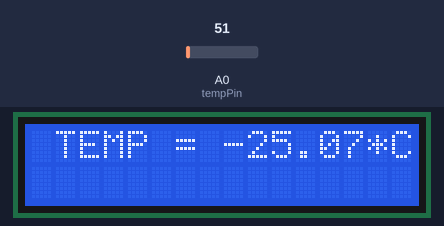
Simulated run of this sketch. Board: Arduino Uno, built with avr-gcc and run on an emulated ATmega328P. On the bench: 16×2 character LCD. The test bench sets the inputs (shaded band); at power-on: A0 (tempPin) = 51.

Above: at 1.2 s.
1.3 s: A0 (tempPin) set to 73
At 2.7 s:
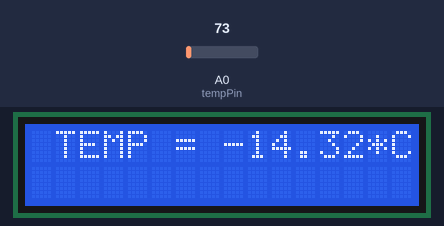
3.5 s: A0 (tempPin) set to 88
At 4.4 s:
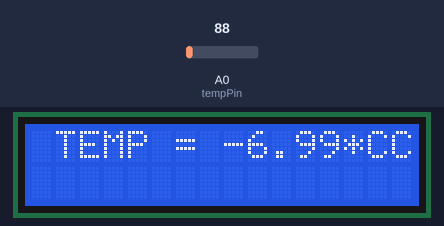
5.5 s: A0 (tempPin) set to 112
At 7.3 s:
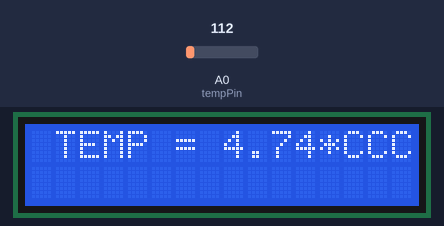
Timing chart, 0 to 8.8 s (numbered marks = the images above; inputs shaded):
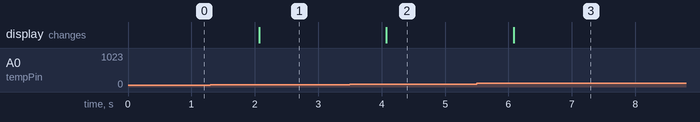

The sketch:

19127608.ino
```cpp
#include <LiquidCrystal.h>

LiquidCrystal lcd(12, 11, 5, 4, 3, 2);

int val;
int tempPin = 0;

void setup() {
  lcd.begin(16, 2);
}

void loop() {
  lcd.setCursor(1, 0);
  val = analogRead(tempPin);
  float cel = ((val * 5.0/1023)/0.01) - 50;

  lcd.print("TEMP = ");
  lcd.print(cel);
  lcd.print("*C");
  delay(1000);
}
 
```

Measured:
- the behaviour switches between 81 and 82 on A0 (tempPin) (found by bisection; images 1 and 2)
- after the input at 1.3 s, the display: changes after 0.77 s (image 1)
- after the input at 3.5 s, the display: changes after 0.58 s (image 2)
- after the input at 5.5 s, the display: changes after 0.58 s (image 3)
